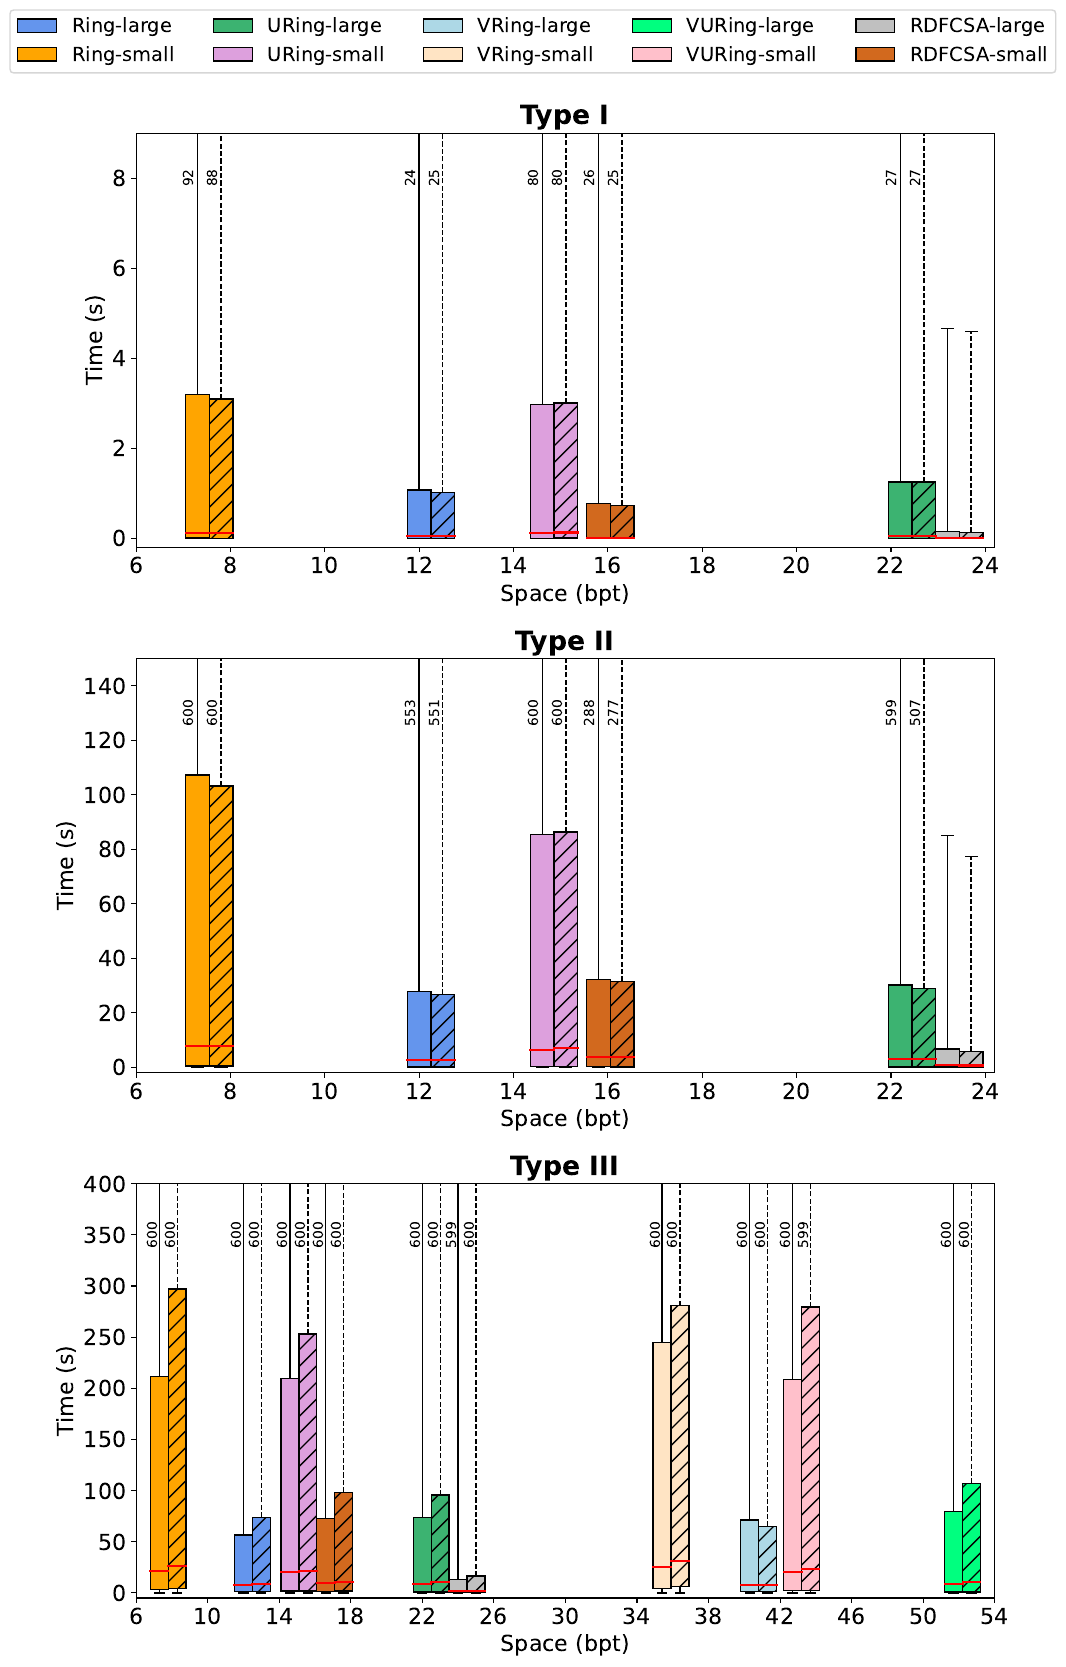

The Python source for this figure:
import pandas as pd
import numpy as np
import matplotlib.pyplot as plt
import sys



plt.rcParams.update({'font.size': 16})

limit = 600

def to_seconds(value):
	return value / 1000000000.0
a = ""
fix_adap = sys.argv[1]
if fix_adap == "fixed":
	a = ".fixed"
l = ""
b = ""
if len(sys.argv) > 2:
	l = sys.argv[2]
	b = ".1000"

#xaxis = float(sys.argv[3])
df_ring = pd.read_csv("adaptive/" + l + "type1.ring"+b+".time.csv" ,
					  header=None, delimiter=';', names=['id', 'res', 'time', 'utime'])
df_cring = pd.read_csv("adaptive/" + l + "type1.c-ring"+b+".time.csv",
					   header=None, delimiter=';', names=['id', 'res', 'time', 'utime'])
df_uring = pd.read_csv("adaptive/" + l + "type1.uring"+b+".time.csv" ,
					  header=None, delimiter=';', names=['id', 'res', 'time', 'utime'])
df_curing = pd.read_csv("adaptive/" + l + "type1.c-uring"+b+".time.csv",
					   header=None, delimiter=';', names=['id', 'res', 'time', 'utime'])
df_rdfcsa = pd.read_csv("adaptive/" + l + "type1.rdfcsa"+b+".time.csv",
						header=None, delimiter=';', names=['id', 'res', 'time'])
df_crdfcsa = pd.read_csv("adaptive/" + l + "type1.crdfcsa"+b+".time.csv",
						header=None, delimiter=';', names=['id', 'res', 'time'])
df_ring_fix = pd.read_csv("fixed/" + l + "type1.ring.fixed"+b+".time.csv" ,
					  header=None, delimiter=';', names=['id', 'res', 'time', 'utime'])
df_cring_fix = pd.read_csv("fixed/" + l + "type1.c-ring.fixed"+b+".time.csv",
					   header=None, delimiter=';', names=['id', 'res', 'time', 'utime'])
df_uring_fix = pd.read_csv("fixed/" + l + "type1.uring.fixed"+b+".time.csv" ,
					  header=None, delimiter=';', names=['id', 'res', 'time', 'utime'])
df_curing_fix = pd.read_csv("fixed/" + l + "type1.c-uring.fixed"+b+".time.csv",
					   header=None, delimiter=';', names=['id', 'res', 'time', 'utime'])
df_rdfcsa_fix = pd.read_csv("fixed/" + l + "type1.rdfcsa.fixed"+b+".time.csv",
						header=None, delimiter=';', names=['id', 'res', 'time'])
df_crdfcsa_fix = pd.read_csv("fixed/" + l + "type1.crdfcsa.fixed"+b+".time.csv",
						header=None, delimiter=';', names=['id', 'res', 'time'])


df_data = pd.DataFrame()
df_data['Ring-large'] = df_ring['time'].div( 1000000000.0)
df_data['Ring-large-fix'] = df_ring_fix['time'].div( 1000000000.0)
df_data['Ring-small'] = df_cring['time'].div( 1000000000.0)
df_data['Ring-small-fix'] = df_cring_fix['time'].div( 1000000000.0)
df_data['URing-large'] = df_uring['time'].div( 1000000000.0)
df_data['URing-large-fix'] = df_uring_fix['time'].div( 1000000000.0)
df_data['URing-small'] = df_curing['time'].div( 1000000000.0)
df_data['URing-small-fix'] = df_curing_fix['time'].div( 1000000000.0)
df_data['RDFCSA-large'] = df_rdfcsa['time'].div( 1000000000.0)
df_data['RDFCSA-fix'] = df_rdfcsa_fix['time'].div( 1000000000.0)
df_data['RDFCSA-small'] = df_crdfcsa['time'].div( 1000000000.0)
df_data['RDFCSA-small-fix'] = df_crdfcsa_fix['time'].div( 1000000000.0)

names = ['Ring-large', 'Ring-small', 'URing-large', 'URing-small', 'RDFCSA-large', 'RDFCSA-small']
bpt = [12, 12.5, 7.30, 7.8, 22.2, 22.7, 14.61, 15.11, 23.2, 23.7, 15.8, 16.3]

title = "Type 1-2 "
if fix_adap == "fixed":
	title = title + " Fixed "
else:
	title = title + " Adaptive "
if l == "limit/":
	title = title + " Limit"

print("--------------------------------------------------")
print(title)
print("Name;Mean;Avg;Timeout")
for name in names:
	col = df_data[name]
	print(name + ";" + str(col.median()) + ";" + str(col.mean()) + ";" +
		  str(col[col >= limit].count()))

print("--------------------------------------------------")


fig, (ax1, ax2, ax3) = plt.subplots(nrows=3, ncols=1, figsize=(10, 16))

# rectangular box plot
bplot1 = ax1.boxplot(df_data,
                     patch_artist=True,  # fill with color
                     positions = bpt,
                     showfliers=False)  # will be used to label x-ticks
ax1.set_title('Type I', weight='bold')

colors = ['cornflowerblue', 'orange', 'mediumseagreen', 'plum', 'silver', 'chocolate']
colors2 = ['cornflowerblue', 'orange', 'mediumseagreen', 'plum', 'lightblue', 'bisque', 'springgreen', 'pink', 'silver', 'chocolate']

print(bplot1)
i = 0
for bplot in bplot1['boxes']:
	print(bplot)
	bplot.set_facecolor(colors[i // 2] )
	if(i % 2)==1:
		bplot.set_hatch('//')
	#bplot.set_edgecolor(colors[i])
	bplot.set_edgecolor('black')
	i = i + 1
i = 0
for bplot in bplot1['medians']:
	print(bplot)
	#bplot.set_color(colors[i])
	bplot.set_linewidth(1.5)
	bplot.set_color('red')
	i = i + 1
i = 0
for bplot in bplot1['whiskers']:
	print(bplot)
	if(i//2)%2 == 1:
		bplot.set_linestyle('--')
	#bplot.set_color(colors[i//2])
	bplot.set_color('black')
	i = i + 1
i = 0
for bplot in bplot1['caps']:
	print(bplot)
	#bplot.set_color(colors[i//2])
	bplot.set_color('black')
	i = i + 1
i = 0
for bplot in bplot1['fliers']:
	print(bplot)
	if i%2 == 0:
		bplot.set_markerfacecolor(colors[i // 2])
		bplot.set_markeredgecolor('black')
	else:
		bplot.set_markeredgecolor(colors[i // 2])
	i = i + 1

#fig = df_data.boxplot(positions=bpt, grid=False, return_type='axes')
#fig.plot()
#plt.suptitle(title)
ax1.set_xticks(np.arange(6, 25, step=2), np.arange(6, 25, step=2))
ax1.set_ylim(top=9)
ax1.set_ylim(bottom=-0.2)
#ax1.set_ylim(bottom=-0.2)
#ax1.set_yscale('symlog')
#ax1.set_yscale('log')

ax1.set_ylabel("Time (s)")
ax1.set_xlabel("Space (bpt)")

df_ring = pd.read_csv("adaptive/" + l + "type2.ring"+b+".time.csv" ,
					  header=None, delimiter=';', names=['id', 'res', 'time', 'utime'])
df_cring = pd.read_csv("adaptive/" + l + "type2.c-ring"+b+".time.csv",
					   header=None, delimiter=';', names=['id', 'res', 'time', 'utime'])
df_uring = pd.read_csv("adaptive/" + l + "type2.uring"+b+".time.csv" ,
					  header=None, delimiter=';', names=['id', 'res', 'time', 'utime'])
df_curing = pd.read_csv("adaptive/" + l + "type2.c-uring"+b+".time.csv",
					   header=None, delimiter=';', names=['id', 'res', 'time', 'utime'])
df_rdfcsa = pd.read_csv("adaptive/" + l + "type2.rdfcsa"+b+".time.csv",
						header=None, delimiter=';', names=['id', 'res', 'time'])
df_crdfcsa = pd.read_csv("adaptive/" + l + "type2.crdfcsa"+b+".time.csv",
						header=None, delimiter=';', names=['id', 'res', 'time'])
df_ring_fix = pd.read_csv("fixed/" + l + "type2.ring.fixed"+b+".time.csv" ,
					  header=None, delimiter=';', names=['id', 'res', 'time', 'utime'])
df_cring_fix = pd.read_csv("fixed/" + l + "type2.c-ring.fixed"+b+".time.csv",
					   header=None, delimiter=';', names=['id', 'res', 'time', 'utime'])
df_uring_fix = pd.read_csv("fixed/" + l + "type2.uring.fixed"+b+".time.csv" ,
					  header=None, delimiter=';', names=['id', 'res', 'time', 'utime'])
df_curing_fix = pd.read_csv("fixed/" + l + "type2.c-uring.fixed"+b+".time.csv",
					   header=None, delimiter=';', names=['id', 'res', 'time', 'utime'])
df_rdfcsa_fix = pd.read_csv("fixed/" + l + "type2.rdfcsa.fixed"+b+".time.csv",
						header=None, delimiter=';', names=['id', 'res', 'time'])
df_crdfcsa_fix = pd.read_csv("fixed/" + l + "type2.crdfcsa.fixed"+b+".time.csv",
						header=None, delimiter=';', names=['id', 'res', 'time'])


df_data = pd.DataFrame()
df_data['Ring-large'] = df_ring['time'].div( 1000000000.0)
df_data['Ring-large-fix'] = df_ring_fix['time'].div( 1000000000.0)
df_data['Ring-small'] = df_cring['time'].div( 1000000000.0)
df_data['Ring-small-fix'] = df_cring_fix['time'].div( 1000000000.0)
df_data['URing-large'] = df_uring['time'].div( 1000000000.0)
df_data['URing-large-fix'] = df_uring_fix['time'].div( 1000000000.0)
df_data['URing-small'] = df_curing['time'].div( 1000000000.0)
df_data['URing-small-fix'] = df_curing_fix['time'].div( 1000000000.0)
df_data['RDFCSA-large'] = df_rdfcsa['time'].div( 1000000000.0)
df_data['RDFCSA-fix'] = df_rdfcsa_fix['time'].div( 1000000000.0)
df_data['RDFCSA-small'] = df_crdfcsa['time'].div( 1000000000.0)
df_data['RDFCSA-small-fix'] = df_crdfcsa_fix['time'].div( 1000000000.0)

# rectangular box plot
bplot2 = ax2.boxplot(df_data,
                     patch_artist=True,  # fill with color
                     positions = bpt,
                     showfliers=False)  # will be used to label x-ticks
ax2.set_title('Type II', weight='bold')

i = 0
for bplot in bplot2['boxes']:
	print(bplot)
	bplot.set_facecolor(colors[i // 2] )
	if(i % 2)==1:
		bplot.set_hatch('//')
	#bplot.set_edgecolor(colors[i])
	bplot.set_edgecolor('black')
	i = i + 1
i = 0
for bplot in bplot2['medians']:
	print(bplot)
	#bplot.set_color(colors[i])
	bplot.set_linewidth(1.5)
	bplot.set_color('red')
	i = i + 1
i = 0
for bplot in bplot2['whiskers']:
	print(bplot)
	if(i//2)%2 == 1:
		bplot.set_linestyle('--')
	#bplot.set_color(colors[i//2])
	bplot.set_color('black')
	i = i + 1
i = 0
for bplot in bplot2['caps']:
	print(bplot)
	#bplot.set_color(colors[i//2])
	bplot.set_color('black')
	i = i + 1
i = 0
for bplot in bplot2['fliers']:
	print(bplot)
	if i%2 == 0:
		bplot.set_markerfacecolor(colors[i // 2])
		bplot.set_markeredgecolor('black')
	else:
		bplot.set_markeredgecolor(colors[i // 2])
	i = i + 1

i = 0
for bplot in bplot2['caps']:
	captop = int(bplot.get_ydata()[0])
	if captop > 150:
		if (i//2) % 2 == 0:
			#xlabel = bpt[i // 2]-5.1
			#ax3.text(xlabel, 1053,
	        #    '{:d}'.format(captop), va='center', weight='bold')
			xlabel = bpt[i // 2]-0.5
			ax2.text(xlabel, 130,
	            '{:d}'.format(captop), va='center', rotation=90)
		else:
			xlabel = bpt[i // 2]+0.1
			ax2.text(xlabel, 130,
	            '{:d}'.format(captop), va='center', rotation=90)
	i = i + 1

#fig = df_data.boxplot(positions=bpt, grid=False, return_type='axes')
#fig.plot()
#plt.suptitle(title)
ax2.set_xticks(np.arange(6, 25, step=2), np.arange(6, 25, step=2))
#ax1.set_ylim(top=150)
ax2.set_ylim(top=150)
ax2.set_ylim(bottom=-2)
#ax2.set_ylim(bottom=-0.2)
#ax2.set_yscale('symlog')

ax2.set_ylabel("Time (s)")
ax2.set_xlabel("Space (bpt)")

df_ring = pd.read_csv("adaptive/" + l + "type3.ring"+b+".time.csv" ,
					  header=None, delimiter=';', names=['id', 'res', 'time', 'utime'])
df_cring = pd.read_csv("adaptive/" + l + "type3.c-ring"+b+".time.csv",
					   header=None, delimiter=';', names=['id', 'res', 'time', 'utime'])
df_uring = pd.read_csv("adaptive/" + l + "type3.uring"+b+".time.csv" ,
					  header=None, delimiter=';', names=['id', 'res', 'time', 'utime'])
df_curing = pd.read_csv("adaptive/" + l + "type3.c-uring"+b+".time.csv",
					   header=None, delimiter=';', names=['id', 'res', 'time', 'utime'])
df_rdfcsa = pd.read_csv("adaptive/" + l + "type3.rdfcsa"+b+".time.csv",
						header=None, delimiter=';', names=['id', 'res', 'time'])
df_crdfcsa = pd.read_csv("adaptive/" + l + "type3.crdfcsa"+b+".time.csv",
						header=None, delimiter=';', names=['id', 'res', 'time'])
df_ring_fix = pd.read_csv("fixed/" + l + "type3.ring.fixed"+b+".time.csv" ,
					  header=None, delimiter=';', names=['id', 'res', 'time', 'utime'])
df_cring_fix = pd.read_csv("fixed/" + l + "type3.c-ring.fixed"+b+".time.csv",
					   header=None, delimiter=';', names=['id', 'res', 'time', 'utime'])
df_uring_fix = pd.read_csv("fixed/" + l + "type3.uring.fixed"+b+".time.csv" ,
					  header=None, delimiter=';', names=['id', 'res', 'time', 'utime'])
df_curing_fix = pd.read_csv("fixed/" + l + "type3.c-uring.fixed"+b+".time.csv",
					   header=None, delimiter=';', names=['id', 'res', 'time', 'utime'])
df_rdfcsa_fix = pd.read_csv("fixed/" + l + "type3.rdfcsa.fixed"+b+".time.csv",
						header=None, delimiter=';', names=['id', 'res', 'time'])
df_crdfcsa_fix = pd.read_csv("fixed/" + l + "type3.crdfcsa.fixed"+b+".time.csv",
						header=None, delimiter=';', names=['id', 'res', 'time'])

df_ringm = pd.read_csv("adaptive/" + l + "type3.ring-muthu"+b+".time.csv" ,
					  header=None, delimiter=';', names=['id', 'res', 'time', 'utime'])
df_cringm = pd.read_csv("adaptive/" + l + "type3.c-ring-muthu"+b+".time.csv",
					   header=None, delimiter=';', names=['id', 'res', 'time', 'utime'])
df_uringm = pd.read_csv("adaptive/" + l + "type3.uring-muthu"+b+".time.csv" ,
					  header=None, delimiter=';', names=['id', 'res', 'time', 'utime'])
df_curingm = pd.read_csv("adaptive/" + l + "type3.c-uring-muthu"+b+".time.csv",
					   header=None, delimiter=';', names=['id', 'res', 'time', 'utime'])
df_ring_fixm = pd.read_csv("fixed/" + l + "type3.ring-muthu.fixed"+b+".time.csv" ,
					  header=None, delimiter=';', names=['id', 'res', 'time', 'utime'])
df_cring_fixm = pd.read_csv("fixed/" + l + "type3.c-ring-muthu.fixed"+b+".time.csv",
					   header=None, delimiter=';', names=['id', 'res', 'time', 'utime'])
df_uring_fixm = pd.read_csv("fixed/" + l + "type3.uring-muthu.fixed"+b+".time.csv" ,
					  header=None, delimiter=';', names=['id', 'res', 'time', 'utime'])
df_curing_fixm = pd.read_csv("fixed/" + l + "type3.c-uring-muthu.fixed"+b+".time.csv",
					   header=None, delimiter=';', names=['id', 'res', 'time', 'utime'])


df_data = pd.DataFrame()
df_data['Ring-large'] = df_ring['time'].divide( 1000000000.0)
df_data['Ring-large-fix'] = df_ring_fix['time'].divide( 1000000000.0)
df_data['Ring-small'] = df_cring['time'].divide( 1000000000.0)
df_data['Ring-small-fix'] = df_cring_fix['time'].divide( 1000000000.0)
df_data['URing-large'] = df_uring['time'].divide( 1000000000.0)
df_data['URing-large-fix'] = df_uring_fix['time'].divide( 1000000000.0)
df_data['URing-small'] = df_curing['time'].divide( 1000000000.0)
df_data['URing-small-fix'] = df_curing_fix['time'].divide( 1000000000.0)
df_data['VRing-large'] = df_ringm['time'].divide( 1000000000.0)
df_data['VRing-large-fix'] = df_ring_fixm['time'].divide( 1000000000.0)
df_data['VRing-small'] = df_cringm['time'].divide( 1000000000.0)
df_data['VRing-small-fix'] = df_cring_fixm['time'].divide( 1000000000.0)
df_data['VURing-large'] = df_uringm['time'].divide( 1000000000.0)
df_data['VURing-large-fix'] = df_uring_fixm['time'].divide( 1000000000.0)
df_data['VURing-small'] = df_curingm['time'].divide( 1000000000.0)
df_data['VURing-small-fix'] = df_curing_fixm['time'].divide( 1000000000.0)
df_data['RDFCSA-large'] = df_rdfcsa['time'].divide( 1000000000.0)
df_data['RDFCSA-large-fix'] = df_rdfcsa_fix['time'].divide( 1000000000.0)
df_data['RDFCSA-small'] = df_crdfcsa['time'].divide( 1000000000.0)
df_data['RDFCSA-small-fix'] = df_crdfcsa_fix['time'].divide( 1000000000.0)

names = ['Ring-large', 'Ring-large-F', 'Ring-small', 'Ring-small-F', 'URing-large', 'URing-large-F', 'URing-small', 'URing-small-F', 
		 'VRing-large', 'VRing-large-F', 'VRing-small', 'VRing-small-F', 'VURing-large', 'VURing-large-F', 'VURing-small', 'VURing-small-F', 
		 'RDFCSA-large', 'RDFCSA-large-F', 'RDFCSA-small', 'RDFCSA-small-F']
#bpt = [12.15, 7.30, 23.0, 14.61, 40.28, 35.42, 51.65, 42.74, 24.0, 15.81]

bpt = [12, 13, 7.30, 8.3, 22.0, 23, 14.6, 15.6, 40.3, 41.3, 35.4, 36.4, 51.7, 52.7, 42.7, 43.7, 24.0, 25.0, 16.6, 17.6]

# rectangular box plot
bplot3 = ax3.boxplot(df_data,
					 widths = 1,
                     patch_artist=True,  # fill with color
                     positions = bpt,
                     showfliers=False)  # will be used to label x-ticks
ax3.set_title('Type III', weight='bold')

i = 0
for bplot in bplot3['boxes']:
	print(bplot)
	bplot.set_facecolor(colors2[i // 2] )
	if(i % 2)==1:
		bplot.set_hatch('//')
	#bplot.set_edgecolor(colors[i])
	bplot.set_edgecolor('black')
	i = i + 1
i = 0
for bplot in bplot3['medians']:
	print(bplot)
	#bplot.set_color(colors[i])
	bplot.set_linewidth(1.5)
	bplot.set_color('red')
	i = i + 1
i = 0
for bplot in bplot3['whiskers']:
	print(bplot)
	if(i//2)%2 == 1:
		bplot.set_linestyle('--')
	#bplot.set_color(colors[i//2])
	bplot.set_color('black')
	i = i + 1
i = 0
for bplot in bplot3['caps']:
	print(bplot)
	#bplot.set_color(colors[i//2])
	bplot.set_color('black')
	i = i + 1
i = 0
for bplot in bplot3['fliers']:
	print(bplot)
	if i%2 == 0:
		bplot.set_markerfacecolor(colors2[i // 2])
		bplot.set_markeredgecolor('black')
	else:
		bplot.set_markeredgecolor(colors2[i // 2])
	i = i + 1

#bigotes cortados
i = 0
for bplot in bplot3['caps']:
	captop = int(bplot.get_ydata()[0])
	if captop > 400:
		if (i//2) % 2 == 0:
			#xlabel = bpt[i // 2]-5.1
			#ax3.text(xlabel, 1053,
	        #    '{:d}'.format(captop), va='center', weight='bold')
			xlabel = bpt[i // 2]-1.2
			ax3.text(xlabel, 350,
	            '{:d}'.format(captop), va='center', rotation=90)
		else:
			xlabel = bpt[i // 2]+0.1
			ax3.text(xlabel, 350,
	            '{:d}'.format(captop), va='center', rotation=90)
	i = i + 1



ax3.set_xticks(np.arange(6, 56, step=4), np.arange(6, 56, step=4))
ax3.set_ylim(top=400)
ax3.set_ylim(bottom=-5)
#ax2[0].set_yscale('symlog')
#ax1.set_yscale('log')

ax3.set_ylabel("Time (s)")
ax3.set_xlabel("Space (bpt)")

#df_ring = pd.read_csv("ring/csv/" + fix_adap + "/" + l + "type3.ring"+a+b+".time.csv" ,
#					  header=None, delimiter=';', names=['id', 'res', 'time', 'utime'])
#df_cring = pd.read_csv("cring/csv/" + fix_adap + "/" + l + "type3.c-ring"+a+b+".time.csv",
#					   header=None, delimiter=';', names=['id', 'res', 'time', 'utime'])
#df_uring = pd.read_csv("ring/csv/" + fix_adap + "/" + l + "type3.uring"+a+b+".time.csv" ,
#					  header=None, delimiter=';', names=['id', 'res', 'time', 'utime'])
#df_curing = pd.read_csv("cring/csv/" + fix_adap + "/" + l + "type3.c-uring"+a+b+".time.csv",
#					   header=None, delimiter=';', names=['id', 'res', 'time', 'utime'])
#df_ringm = pd.read_csv("ring/csv/" + fix_adap + "/" + l + "type3.ring-muthu"+a+b+".time.csv" ,
#					  header=None, delimiter=';', names=['id', 'res', 'time', 'utime'])
#df_cringm = pd.read_csv("cring/csv/" + fix_adap + "/" + l + "type3.c-ring-muthu"+a+b+".time.csv",
#					   header=None, delimiter=';', names=['id', 'res', 'time', 'utime'])
#df_uringm = pd.read_csv("ring/csv/" + fix_adap + "/" + l + "type3.uring-muthu"+a+b+".time.csv" ,
#					   header=None, delimiter=';', names=['id', 'res', 'time', 'utime'])
#df_curingm= pd.read_csv("cring/csv/" + fix_adap + "/" + l + "type3.c-uring-muthu"+a+b+".time.csv",
#						header=None, delimiter=';', names=['id', 'res', 'time', 'utime'])
#df_rdfcsa = pd.read_csv("rdfcsa/csv/" + fix_adap + "/" + l + "type3.rdfcsa"+a+b+".time.csv",
#						header=None, delimiter=';', names=['id', 'res', 'time'])
#df_crdfcsa = pd.read_csv("rdfcsa/csv/" + fix_adap + "/" + l + "type3.crdfcsa"+a+b+".time.csv",
#						header=None, delimiter=';', names=['id', 'res', 'time'])#
#

#names = ['Ring-large', 'Ring-small', 'URing-large', 'URing-small', 'VRing-large',  'VRing-small', 'VURing-large', 'VURing-small', 'RDFCSA-large', 'RDFCSA-small']
#bpt = [12.15, 7.30, 23.0, 14.61, 40.28, 35.42, 51.65, 42.74, 24.0, 15.81]#

#df_data = pd.DataFrame()
#df_data['Ring-large'] = df_ring['time'].div( 1000000.0)
#df_data['Ring-small'] = df_cring['time'].div( 1000000.0)
#df_data['URing-large'] = df_uring['time'].div( 1000000.0)
#df_data['URing-small'] = df_curing['time'].div( 1000000.0)
#df_data['VRing-large'] = df_ringm['time'].div( 1000000.0)
#df_data['VRing-small'] = df_cringm['time'].div( 1000000.0)
#df_data['VURing-large'] = df_uringm['time'].div( 1000000.0)
#df_data['VURing-small'] = df_curingm['time'].div( 1000000.0)
#df_data['RDFCSA-large'] = df_rdfcsa['time'].div( 1000000.0)
#df_data['RDFCSA-small'] = df_crdfcsa['time'].div( 1000000.0)#

## rectangular box plot
#bplot3 = ax3.boxplot(df_data,
#					 widths = 1,
#                     patch_artist=True,  # fill with color
#                     positions = bpt)  # will be used to label x-ticks
#ax3.set_title('Type III')#

#i = 0
#for bplot in bplot3['medians']:
#	#print(bplot)
#	#bplot.set_color(colors2[i])
#	bplot.set_color('black')
#	bplot.set_linewidth(1.5)
#	i = i + 1
#i = 0
#for bplot in bplot3['whiskers']:
#	print(bplot)
#	#bplot.set_color(colors[i//2])
#	bplot.set_color('grey')
#	i = i + 1
#i = 0
#for bplot in bplot3['caps']:
#	print(bplot)
#	#bplot.set_color(colors[i//2])
#	bplot.set_color('grey')
#	i = i + 1
#i = 0
#for bplot in bplot3['fliers']:
#	print(bplot)
#	bplot.set_markeredgecolor(colors2[i])
#	i = i + 1
#i = 0
#for bplot in bplot3['boxes']:
#	print(bplot)
#	bplot.set_facecolor(colors2[i])
#	#bplot.set_edgecolor(colors[i])
#	bplot.set_edgecolor('grey')
#	i = i + 1#


#ax3.set_xticks(np.arange(6, 56, step=4), np.arange(6, 56, step=4))
##ax2.set_ylim(top=2000)
##ax3.set_ylim(bottom=-0.2)
##ax3.set_yscale('symlog')
#ax3.set_yscale('log')#

#ax3.set_ylabel("Time (ms)")
#ax3.set_xlabel("Space (bpt)")

#fig.legend(bplot1['boxes'], names, loc='outside upper center', ncol=5)
#fig.legend(bplot3['boxes'][::2], names[::2], ncol=5, fontsize=12, loc='upper center')
fig.legend(bplot3['boxes'][::2], names[::2], ncol=5, fontsize=14, loc='upper center', bbox_to_anchor=[0.5, 1.05])
fig.tight_layout()
#plt.show()


fig.savefig('boxplots-nolimit.pdf', bbox_inches ="tight")

#print "Errors"

#for e in errors:
#	print "---"+str(int(e)) + "---"
#	print "New:"
#	print df_new.loc[e-1]
#	print "\n"
#	print "Baseline:"
#	print df_baseline.loc[e-1]
#	print "\n"
